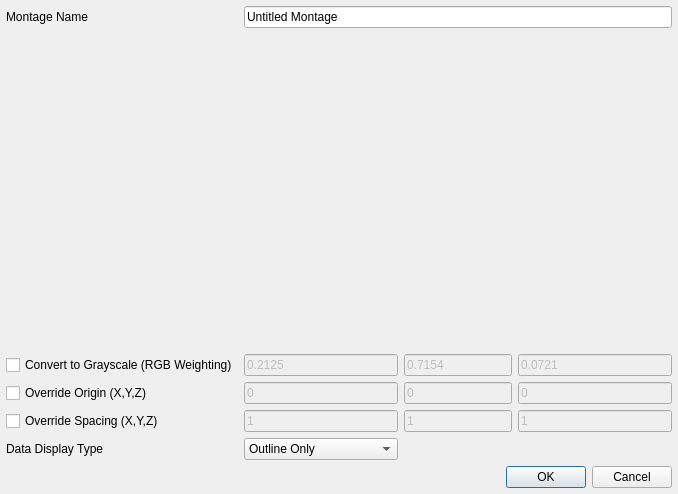
<?xml version="1.0" encoding="UTF-8"?>
<ui version="4.0">
 <class>ImportZeissXmlMontageDialog</class>
 <widget class="QDialog" name="ImportZeissXmlMontageDialog">
  <property name="geometry">
   <rect>
    <x>0</x>
    <y>0</y>
    <width>678</width>
    <height>494</height>
   </rect>
  </property>
  <property name="windowTitle">
   <string>Import Zeiss XML Montage</string>
  </property>
  <layout class="QGridLayout" name="gridLayout">
   <property name="leftMargin">
    <number>6</number>
   </property>
   <property name="topMargin">
    <number>6</number>
   </property>
   <property name="rightMargin">
    <number>6</number>
   </property>
   <property name="bottomMargin">
    <number>6</number>
   </property>
   <item row="4" column="0">
    <widget class="QCheckBox" name="changeSpacingCB">
     <property name="text">
      <string>Override Spacing (X,Y,Z)</string>
     </property>
    </widget>
   </item>
   <item row="3" column="1">
    <widget class="QLineEdit" name="originX">
     <property name="enabled">
      <bool>false</bool>
     </property>
     <property name="minimumSize">
      <size>
       <width>56</width>
       <height>21</height>
      </size>
     </property>
     <property name="text">
      <string>0</string>
     </property>
    </widget>
   </item>
   <item row="3" column="0">
    <widget class="QCheckBox" name="changeOriginCB">
     <property name="text">
      <string>Override Origin (X,Y,Z)</string>
     </property>
    </widget>
   </item>
   <item row="5" column="1">
    <widget class="QComboBox" name="dataDisplayTypeCB">
     <item>
      <property name="text">
       <string>Outline Only</string>
      </property>
     </item>
     <item>
      <property name="text">
       <string>Individual Tiles</string>
      </property>
     </item>
     <item>
      <property name="text">
       <string>Stitched Montage</string>
      </property>
     </item>
    </widget>
   </item>
   <item row="5" column="0">
    <widget class="QLabel" name="label_7">
     <property name="text">
      <string>Data Display Type</string>
     </property>
    </widget>
   </item>
   <item row="2" column="0">
    <widget class="QCheckBox" name="convertGrayscaleCB">
     <property name="text">
      <string>Convert to Grayscale (RGB Weighting)</string>
     </property>
    </widget>
   </item>
   <item row="4" column="1">
    <widget class="QLineEdit" name="spacingX">
     <property name="enabled">
      <bool>false</bool>
     </property>
     <property name="minimumSize">
      <size>
       <width>56</width>
       <height>21</height>
      </size>
     </property>
     <property name="text">
      <string>1</string>
     </property>
    </widget>
   </item>
   <item row="0" column="0">
    <widget class="QLabel" name="label_17">
     <property name="text">
      <string>Montage Name</string>
     </property>
    </widget>
   </item>
   <item row="2" column="1">
    <widget class="QLineEdit" name="colorWeightingR">
     <property name="enabled">
      <bool>false</bool>
     </property>
     <property name="minimumSize">
      <size>
       <width>56</width>
       <height>21</height>
      </size>
     </property>
     <property name="text">
      <string>0.2125</string>
     </property>
    </widget>
   </item>
   <item row="2" column="4">
    <widget class="QLineEdit" name="colorWeightingB">
     <property name="enabled">
      <bool>false</bool>
     </property>
     <property name="minimumSize">
      <size>
       <width>56</width>
       <height>21</height>
      </size>
     </property>
     <property name="text">
      <string>0.0721</string>
     </property>
    </widget>
   </item>
   <item row="2" column="2" colspan="2">
    <widget class="QLineEdit" name="colorWeightingG">
     <property name="enabled">
      <bool>false</bool>
     </property>
     <property name="minimumSize">
      <size>
       <width>56</width>
       <height>21</height>
      </size>
     </property>
     <property name="text">
      <string>0.7154</string>
     </property>
    </widget>
   </item>
   <item row="4" column="4">
    <widget class="QLineEdit" name="spacingZ">
     <property name="enabled">
      <bool>false</bool>
     </property>
     <property name="minimumSize">
      <size>
       <width>56</width>
       <height>21</height>
      </size>
     </property>
     <property name="text">
      <string>1</string>
     </property>
    </widget>
   </item>
   <item row="4" column="2" colspan="2">
    <widget class="QLineEdit" name="spacingY">
     <property name="enabled">
      <bool>false</bool>
     </property>
     <property name="minimumSize">
      <size>
       <width>56</width>
       <height>21</height>
      </size>
     </property>
     <property name="text">
      <string>1</string>
     </property>
    </widget>
   </item>
   <item row="0" column="1" colspan="4">
    <widget class="QLineEdit" name="montageNameLE">
     <property name="text">
      <string>Untitled Montage</string>
     </property>
    </widget>
   </item>
   <item row="1" column="0" colspan="5">
    <widget class="ZeissXmlListWidget" name="zeissListWidget" native="true"/>
   </item>
   <item row="6" column="0" colspan="5">
    <widget class="QDialogButtonBox" name="buttonBox">
     <property name="orientation">
      <enum>Qt::Horizontal</enum>
     </property>
     <property name="standardButtons">
      <set>QDialogButtonBox::Cancel|QDialogButtonBox::Ok</set>
     </property>
    </widget>
   </item>
   <item row="3" column="4">
    <widget class="QLineEdit" name="originZ">
     <property name="enabled">
      <bool>false</bool>
     </property>
     <property name="minimumSize">
      <size>
       <width>56</width>
       <height>21</height>
      </size>
     </property>
     <property name="text">
      <string>0</string>
     </property>
    </widget>
   </item>
   <item row="3" column="2" colspan="2">
    <widget class="QLineEdit" name="originY">
     <property name="enabled">
      <bool>false</bool>
     </property>
     <property name="minimumSize">
      <size>
       <width>56</width>
       <height>21</height>
      </size>
     </property>
     <property name="text">
      <string>0</string>
     </property>
    </widget>
   </item>
  </layout>
 </widget>
 <customwidgets>
  <customwidget>
   <class>ZeissXmlListWidget</class>
   <extends>QWidget</extends>
   <header>ZeissXmlListWidget.h</header>
   <container>1</container>
  </customwidget>
 </customwidgets>
 <resources/>
 <connections>
  <connection>
   <sender>buttonBox</sender>
   <signal>accepted()</signal>
   <receiver>ImportZeissXmlMontageDialog</receiver>
   <slot>accept()</slot>
   <hints>
    <hint type="sourcelabel">
     <x>248</x>
     <y>254</y>
    </hint>
    <hint type="destinationlabel">
     <x>157</x>
     <y>274</y>
    </hint>
   </hints>
  </connection>
  <connection>
   <sender>buttonBox</sender>
   <signal>rejected()</signal>
   <receiver>ImportZeissXmlMontageDialog</receiver>
   <slot>reject()</slot>
   <hints>
    <hint type="sourcelabel">
     <x>316</x>
     <y>260</y>
    </hint>
    <hint type="destinationlabel">
     <x>286</x>
     <y>274</y>
    </hint>
   </hints>
  </connection>
 </connections>
</ui>
